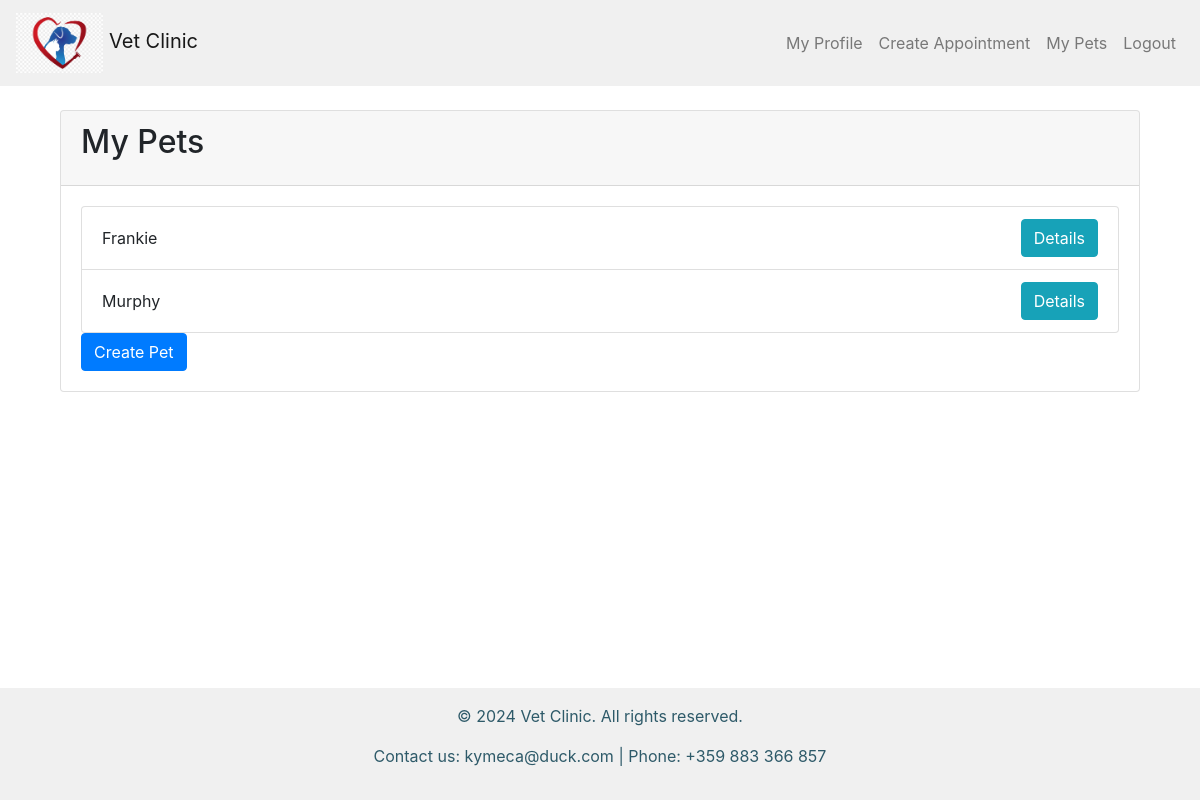
/7/my_pets/ (signed in), run on an earlier commit of the app's database.
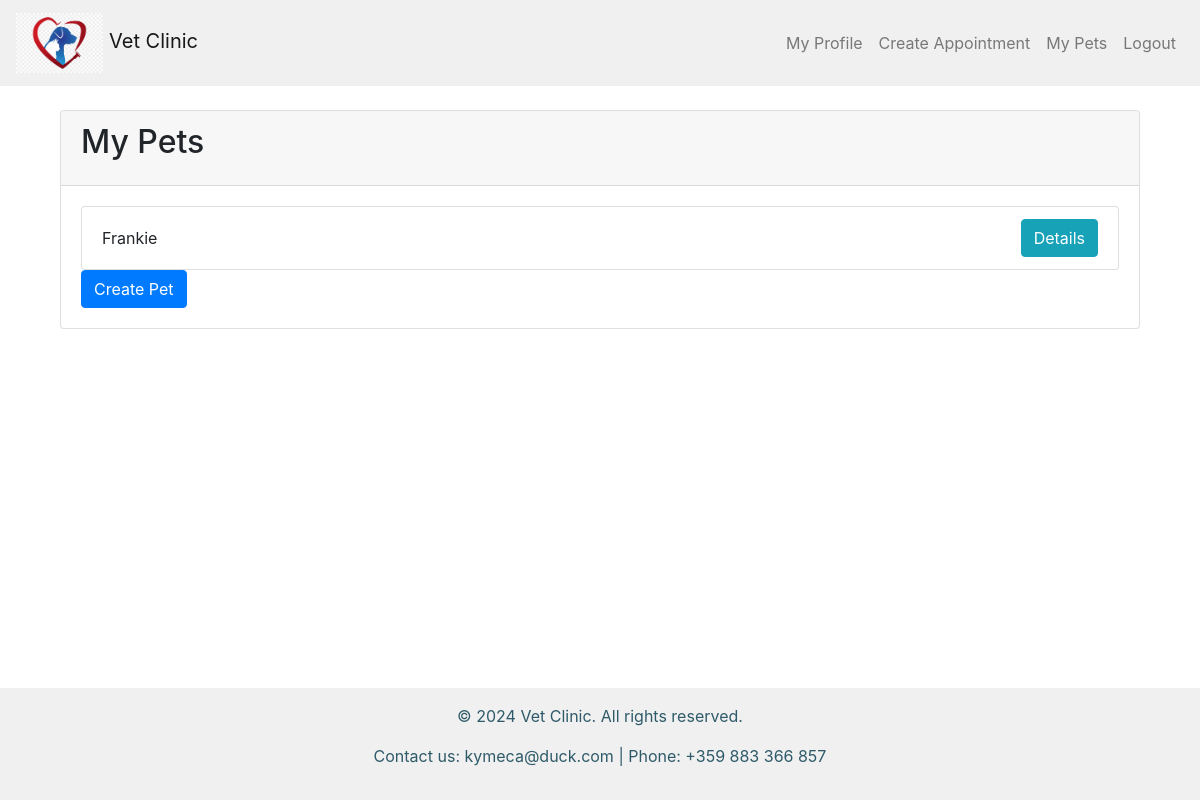
And on a later commit of the database.
### vet_clinic/pet_patients/models.py (models this page shows, shortened)
class PetPatient(models.Model):
    MAX_LENGTH_PATIENT_NAME = 50
    MAX_LENGTH_SPECIES_NAME = 25
    MAX_LENGTH_BREED_NAME = 100
    DOG = 'Dog'
    CAT = 'Cat'
    BIRD = 'Bird'
    RABBIT = 'Rabbit'
    HAMSTER = 'Hamster'
    FISH = 'Fish'
    TURTLE = 'Turtle'
    GUINEA_PIG = 'Guinea Pig'
    SNAKE = 'Snake'
    HORSE = 'Horse'
    OTHER = 'Other'
    SPECIES_CHOICES = [
        (DOG, 'Dog'),
        (CAT, 'Cat'),
        (BIRD, 'Bird'),
        (RABBIT, 'Rabbit'),
        (HAMSTER, 'Hamster'),
        (FISH, 'Fish'),
        (TURTLE, 'Turtle'),
        (GUINEA_PIG, 'Guinea Pig'),
        (SNAKE, 'Snake'),
        (HORSE, 'Horse'),
        (OTHER, 'Other'),
    ]
    name = models.CharField(
        max_length=MAX_LENGTH_PATIENT_NAME,
    )
    species = models.CharField(
        max_length=MAX_LENGTH_SPECIES_NAME,
        choices=SPECIES_CHOICES,
    )
    breed = models.CharField(
        max_length=MAX_LENGTH_BREED_NAME,
        null=True,
        blank=True,
    )
    date_of_birth = models.DateField()
    weight = models.FloatField(
        validators=[validate_positive_weight],
    )
    gender = models.CharField(
        max_length=1,
        choices=[
            ('M', 'Male'),
            ('F', 'Female'),
        ],
    )
    color = models.CharField(
        max_length=50,
        null=True,
        blank=True,
    )
    notes = models.TextField(
        blank=True,
    )
    is_active = models.BooleanField(
        default=True,
    )
    user = models.ForeignKey(
        UserModel,
        on_delete=models.CASCADE,
        related_name='pets',
    )
    doctor = models.ForeignKey(
        UserModel,
        on_delete=models.SET_NULL,
        null=True,
        blank=True,
    )

### vet_clinic/web/views.py (the view)
# urls.py: path('<int:pk>/my_pets/', MyPetsView.as_view(), name='my_pets'),
class MyPetsView(views.ListView):
    template_name = 'web/my_pets.html'
    context_object_name = 'pets'
    def get_queryset(self):
        return PetPatient.objects.filter(user=self.request.user)

### templates/web/my_pets.html
{% extends 'base.html' %}
{% block main_content %}
<div class="container mt-4">
    <div class="card">
        <div class="card-header">
            <h2 class="card-title">My Pets</h2>
        </div>
        <div class="card-body">
            {% if pets %}
            <ul class="list-group">
                {% for pet in pets %}
                <li class="list-group-item">
                    <div class="d-flex justify-content-between align-items-center">
                        <span>{{ pet.name }}</span>
                        <div class="btn-group" role="group" aria-label="Pet Actions">
                            <a href="{% url 'detail_pet_patient' pk=pet.pk %}" class="btn btn-info">Details</a>
                        </div>
                    </div>
                </li>
                {% endfor %}
            </ul>
            {% else %}
            <p>You don't have any pets yet.</p>
            {% endif %}
            <a href="{% url 'create_pet_patient' %}" class="btn btn-primary">Create Pet</a>
        </div>
    </div>
</div>
{% endblock %}

What changed in the data, as far as the page shows it:
removed PetPatient: name "Murphy"
